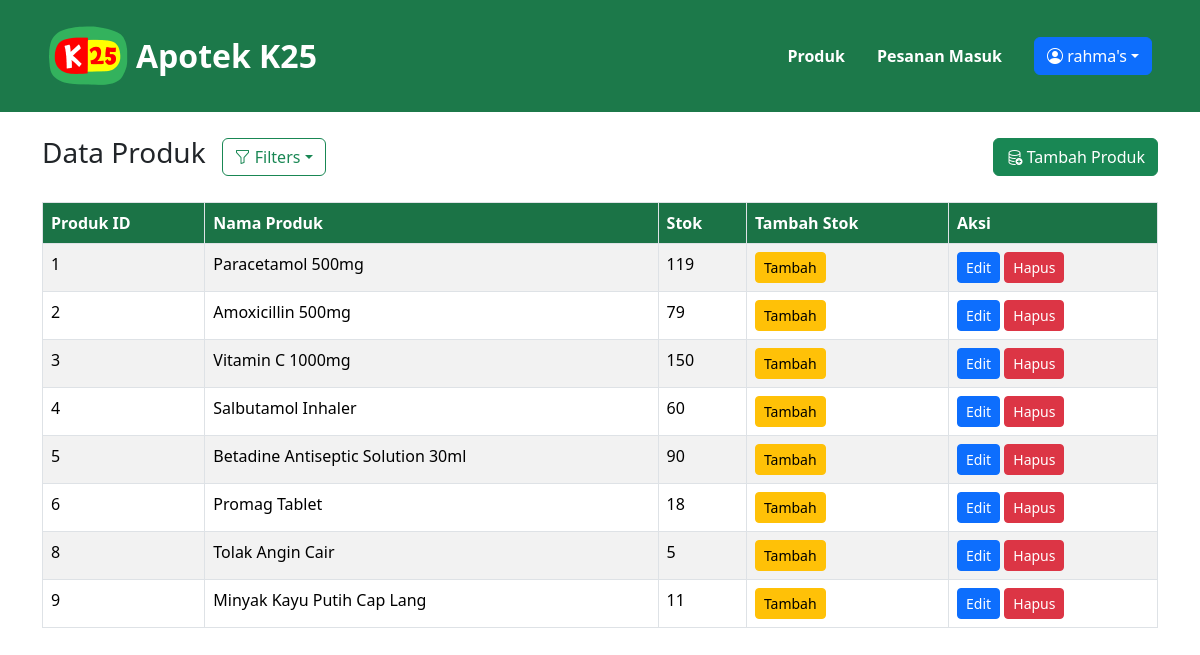
Page /admin/produk.php (signed in) on the committed database.
### tables this page shows
CREATE TABLE `obat` (
  `id_obat` int(11) NOT NULL,
  `gambar` varchar(255) DEFAULT NULL,
  `nama_obat` varchar(100) NOT NULL,
  `deskripsi` text DEFAULT NULL,
  `stok` int(11) DEFAULT 0,
  `harga` int(11) NOT NULL
);

### admin/produk.php (the view, shortened to what this page needs)
<!doctype html>
<html lang="en">
<head>
    <link rel="stylesheet" href="https://cdn.jsdelivr.net/npm/bootstrap-icons@1.13.1/font/bootstrap-icons.min.css">
    <link href="https://cdn.jsdelivr.net/npm/bootstrap@5.3.8/dist/css/bootstrap.min.css" rel="stylesheet"
>
</head>
<body style="background-color: #ffffff;">
    <?php include ('adminHeader.php'); ?>
    <div class="container m-4 mx-auto">
        <div class="d-flex flex-wrap justify-content-between align-items-center">
            <div class="d-flex flex-wrap align-items-center gap-3">
                <h3>Data Produk</h3>
                <div class="dropdown">
                    <button type="button" class="btn btn-outline-success dropdown-toggle" data-bs-toggle="dropdown"><i class="bi bi-funnel"></i> Filters</button>
                </div>
            </div>
            <a href="tambah-produk.php" class="btn btn-success"><i class="bi bi-database-add"></i> Tambah Produk</a>
        </div><br>
        <table class="table table-striped table-bordered th-color">
            <tr>
                <th>Produk ID</th>
                <th>Nama Produk</th>
                <th>Stok</th>
                <th>Tambah Stok</th>
                <th>Aksi</th>
            </tr>
            <tbody id="productList">
                <?php
                    include "../connection.php";
                    $sql = "SELECT * FROM obat";
                    $query = mysqli_query($connect, "$sql");
                    while ($row = mysqli_fetch_assoc($query)) : ?>
                    <tr>
                        <td><?= $row['id_obat']; ?></td>
                        <td><?= $row['nama_obat']; ?></td>
                        <td><?= $row['stok']; ?></td>
                        <td>
                            <a href="tambah-stok.php?id=<?= $row['id_obat']; ?>" class="btn btn-warning btn-sm">Tambah</a>
                        </td>
                        <td>
                            <a href="edit_produk.php?id=<?= $row['id_obat']; ?>" class="btn btn-primary btn-sm">Edit</a>
                            <a href="hapus_produk.php?id=<?= $row['id_obat']; ?>"
                                class="btn btn-danger btn-sm"
                                onclick="return confirm('Yakin hapus produk ini?');">
                            Hapus
                            </a>
                        </td>
                    </tr>
                <?php endwhile; ?>
            </tbody>
        </table>
    </div>
</body>
</html>

### admin/produk.php (style rules this page uses)
.th-color th { background-color: #1c794a; color: white; }

### rows in the picture
obat: id_obat "1", nama_obat "Paracetamol 500mg", stok "119"
obat: id_obat "2", nama_obat "Amoxicillin 500mg", stok "79"
obat: id_obat "3", nama_obat "Vitamin C 1000mg", stok "150"
obat: id_obat "4", nama_obat "Salbutamol Inhaler", stok "60"
obat: id_obat "5", nama_obat "Betadine Antiseptic Solution 30ml", stok "90"
obat: id_obat "6", nama_obat "Promag Tablet", stok "18"
obat: id_obat "8", nama_obat "Tolak Angin Cair", stok "5"
obat: id_obat "9", nama_obat "Minyak Kayu Putih Cap Lang", stok "11"

### other values in the picture
$username "rahma"
